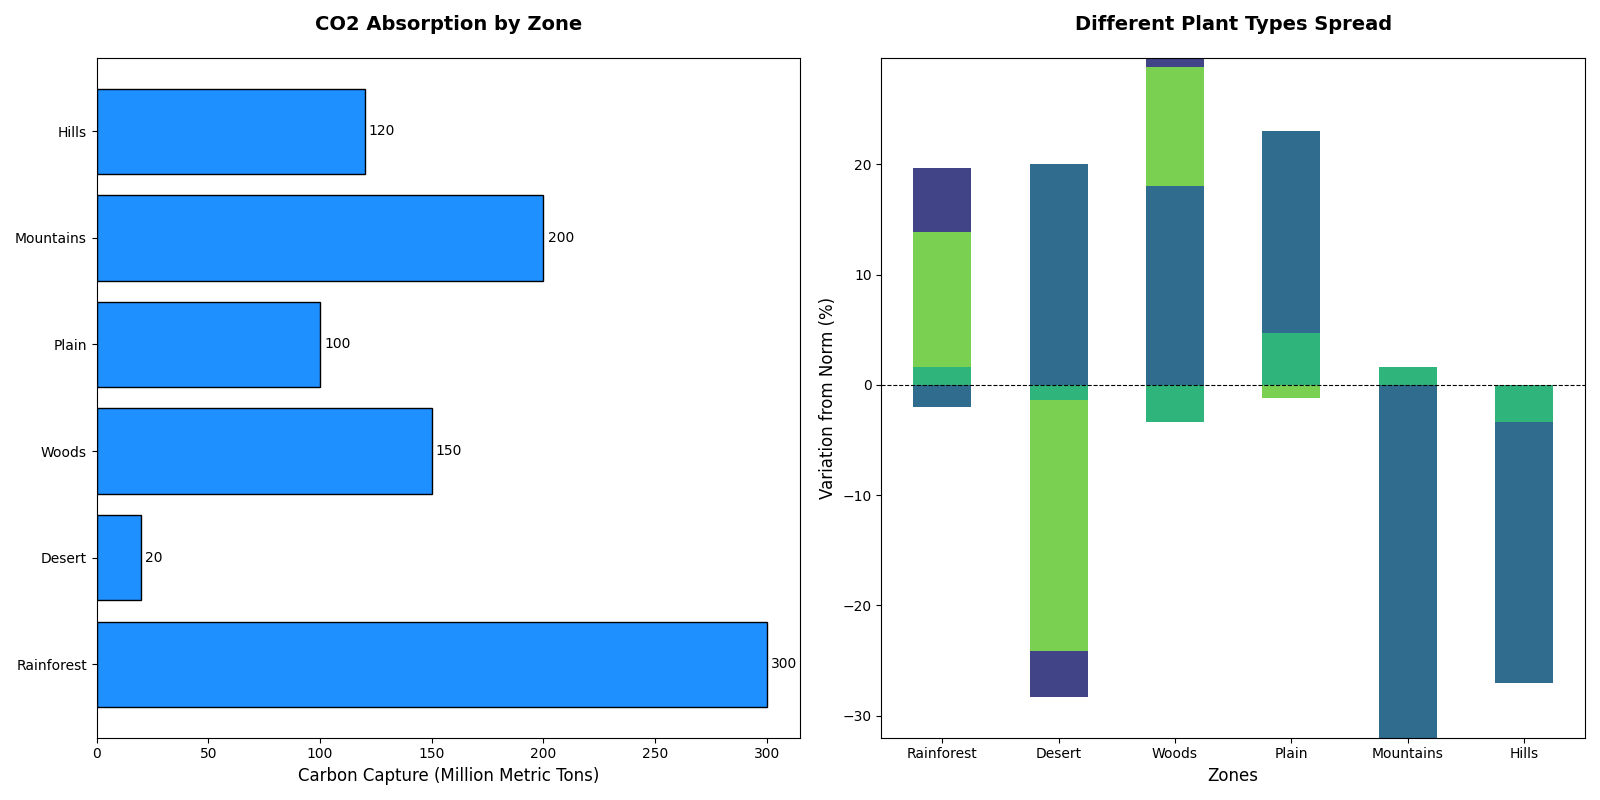

This chart was generated by the following Python code:
import matplotlib.pyplot as plt
import numpy as np

regions = ['Rainforest', 'Desert', 'Woods', 'Plain', 'Mountains', 'Hills']
species = ['Bush', 'Herb', 'Weed', 'Blossom', 'Moss']
species_distribution = [
    [50, 5, 10, 30, 5], 
    [2, 15, 70, 5, 8],  
    [60, 10, 15, 5, 10],  
    [35, 5, 50, 8, 2],   
    [10, 20, 5, 60, 5],   
    [25, 10, 5, 50, 10] 
]

carbon_sequestration = [300, 20, 150, 100, 200, 120]

colors = plt.cm.viridis(np.linspace(0.2, 0.8, len(species)))
colors = [colors[2], colors[0], colors[4], colors[1], colors[3]]

fig, (ax1, ax2) = plt.subplots(1, 2, figsize=(16, 8))

# Plot CO2 Absorption by Zone in ax1
bars = ax1.barh(regions, carbon_sequestration, color='dodgerblue', edgecolor='black')
ax1.set_xlabel('Carbon Capture (Million Metric Tons)', fontsize=12)
ax1.set_title('CO2 Absorption by Zone', fontsize=14, fontweight='bold', pad=20)
for bar in bars:
    width = bar.get_width()
    ax1.annotate(f'{width}', 
                 xy=(width, bar.get_y() + bar.get_height()/2), 
                 xytext=(3, 0), 
                 textcoords='offset points', 
                 ha='left', va='center', fontsize=10)

# Plot Different Plant Types Spread in ax2
avg_distribution = np.mean(np.array(species_distribution), axis=0)
sequence_ids = np.arange(len(regions))
bottom_vals = np.zeros(len(regions))
for i, specie in enumerate(species):
    currentSpeciesDistribution = np.array([dist[i] - avg_distribution[i] for dist in species_distribution])
    ax2.bar(sequence_ids, currentSpeciesDistribution, 0.5, color=colors[i], bottom=bottom_vals)
    bottom_vals += currentSpeciesDistribution
ax2.set_xlabel('Zones', fontsize=12)
ax2.set_ylabel('Variation from Norm (%)', fontsize=12)
ax2.set_title('Different Plant Types Spread', fontsize=14, fontweight='bold', pad=20)
ax2.set_xticks(sequence_ids)
ax2.set_xticklabels(regions)
ax2.axhline(0, color='black', linewidth=0.8, linestyle='--')

plt.tight_layout()
plt.show()
